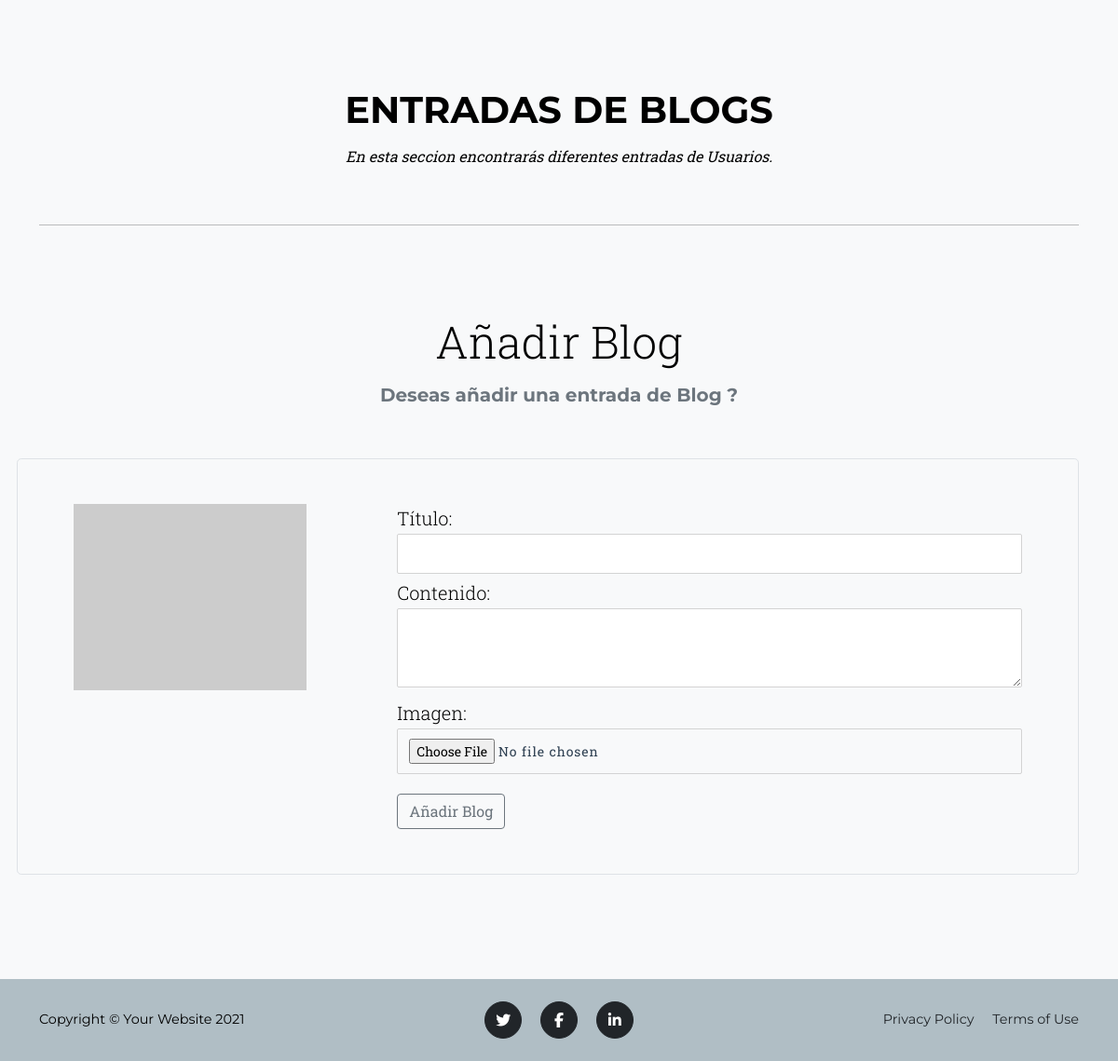
The app's page /blog (signed in, lower part), older data.
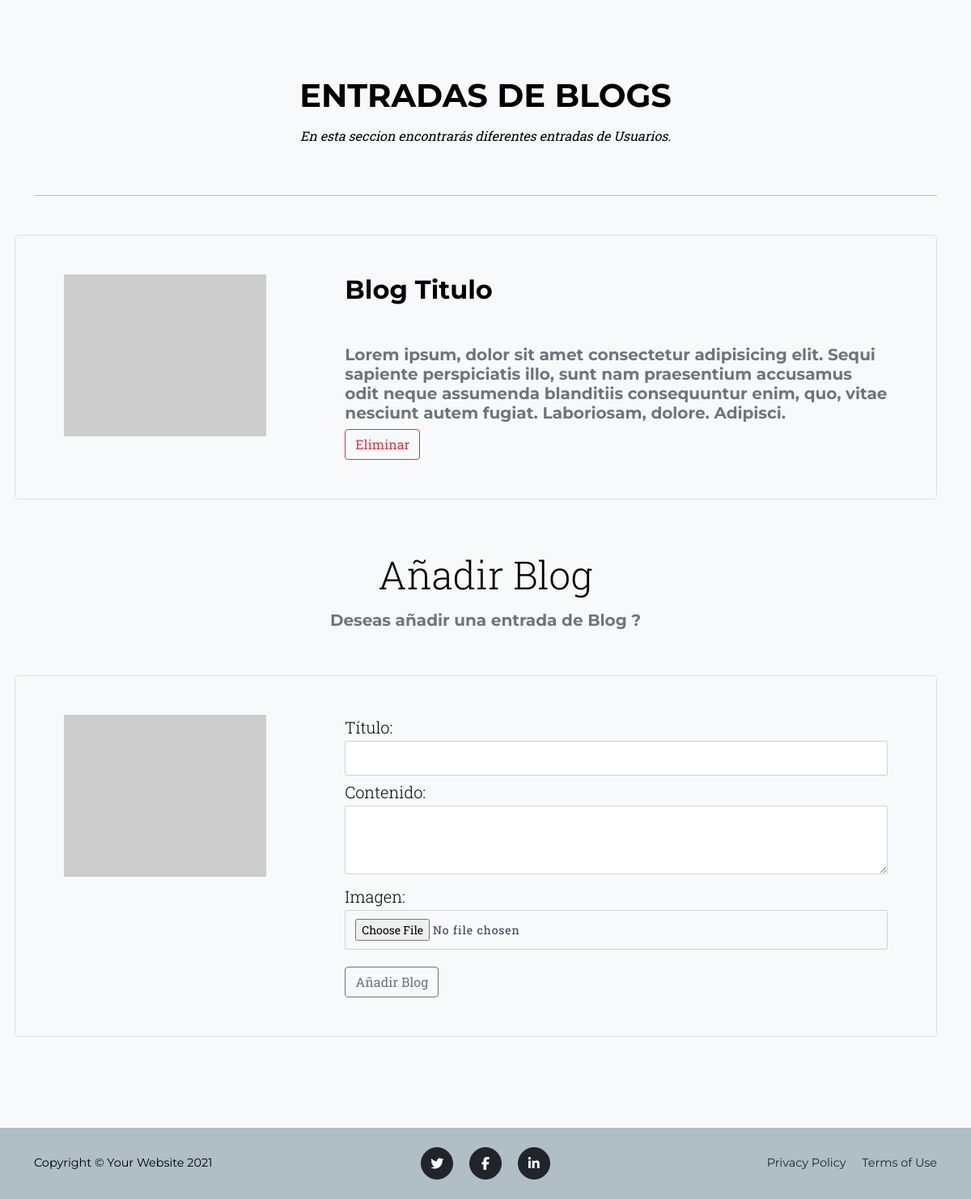
The same page, newer data.
### Blog/models.py (models this page shows, shortened)
class Blog (models.Model):
    title = models.CharField(max_length=50, unique=True, verbose_name='Título')
    content = models.CharField(max_length=500, verbose_name='Contenido')
    image = models.ImageField(
        upload_to='Blog', null=True, blank=True, verbose_name='Imagen')
    author = models.ForeignKey(
        User, on_delete=CASCADE, verbose_name='Autor', null=True, blank=True)
    created = models.DateTimeField(auto_now_add=True)
    updated = models.DateTimeField(auto_now_add=True)
    class Meta:
        verbose_name = "blog"
        verbose_name_plural = "blogs"
        ordering = ['title']

### Blog/views.py (the view, shortened to what this page needs)
# urls.py: path('blog', views.blog, name='blog'),
@login_required(login_url='login')
def blog(request):
    blogs = Blog.objects.all()
    context = {'blogs': blogs, 'addBlogs': AddBlogs()}
    return render(request, 'Blog/blog.html', context)

### Blog/forms.py
class AddBlogs(forms.Form):
    title = forms.CharField(label='Título', max_length=50, required=True)
    content = forms.CharField(label='Contenido', widget=forms.Textarea(
        attrs={'rows': 3, 'cols': 40}), required=True)
    image = forms.ImageField(label='Imagen', required=False)

### Blog/templates/Blog/blog.html (shortened to what this page needs)
<!DOCTYPE html>
<html lang="en">
<head>
</head>
<body>
    {% extends "MyProjectApp/base.html" %}
    {% load static %}
    {% block content %}
    <section class="page-section bg-light" id="portfolio">
        <div class="container">
            <div class="text-center">
                <h2 class="section-heading text-uppercase">Entradas de Blogs</h2>
                <h3 class="section-subheading text-black">En esta seccion encontrarás diferentes entradas de Usuarios.
                </h3>
            </div>
            <hr>
            <div class="row mt-5">
                {% for blog in blogs %}
                <section class="row h-100 p-5 bg-light border rounded-3 mb-3">
                    <div class="col-sm-12 col-lg-4">
                        {% if blog.image %}
                        <img class="rounded-3 zoom" src="{{blog.image.url}}" style="width: 250px; height: 200px;">
                        {% else %}
                        <img src="https://via.placeholder.com/250x200.png?text=Image+Not+Found" alt="Image Not Found">
                        {% endif %}
                    </div>
                    <div class="col-sm-12 col-lg-8">
                        <h2>{{blog.title}}</h2>
                        <h5 class="mt-5 text-muted">{{blog.content}}</h5>
                        <form action="" method="POST"> {% csrf_token %}
                            <button name="delete" type="submit" class="btn btn-outline-danger">Eliminar</button>
                        </form>
                    </div>
                </section>
                {% endfor %}
                <div class="mb-5">
                    <p class="text-center lead display-5 mt-5">Añadir Blog</p>
                    <h5 class="text-muted text-center">Deseas añadir una entrada de Blog ?</h5>
                </div>
                <section class="row h-100 p-5 bg-light border rounded-3 mb-3">
                    <div class="col-sm-12 col-lg-4">
                        <img src="https://via.placeholder.com/250x200.png?text=Insertar+Blog" alt="Insertar Blog">
                    </div>
                    <div class="col-sm-12 col-lg-8 lead">
                        <form action="" method="POST"> {% csrf_token %}
                            {{addBlogs.as_table}}
                            <button type="submit" class="btn btn-outline-secondary mt-3">Añadir Blog</button>
                        </form>
                    </div>
                </section>
            </div>
        </div>
    </section>
    <footer class="footer py-4">
        <div class="container">
            <div class="row align-items-center">
                <div class="col-lg-4 text-lg-start">Copyright &copy; Your Website 2021</div>
                <div class="col-lg-4 my-3 my-lg-0">
                    <a aria-label="Twitter" class="btn btn-dark btn-social mx-2" href="https://twitter.com/"><i
                            class="fab fa-twitter"></i></a>
                    <a aria-label="Facebook" class="btn btn-dark btn-social mx-2" href="https://es-es.facebook.com/"><i
                            class="fab fa-facebook-f"></i></a>
                    <a aria-label="Linkedin" class="btn btn-dark btn-social mx-2" href="https://es.linkedin.com/"><i
                            class="fab fa-linkedin-in"></i></a>
                </div>
                <div class="col-lg-4 text-lg-end">
                    <a class="link-dark text-decoration-none me-3" href="#!">Privacy Policy</a>
                    <a class="link-dark text-decoration-none" href="#!">Terms of Use</a>
                </div>
            </div>
        </div>
    </footer>
    {% endblock %}

Row changes from the older to the newer data that the page shows:
added Blog: title "Blog Titulo", content "Lorem ipsum, dolor sit amet consectetur adipisicing elit. Sequi sapiente perspiciatis illo, sunt nam praesentium accusamus odit neque assumenda blanditiis consequuntur enim, quo, vitae nesciunt autem fugiat. Laboriosam, dolore. Adipisci."
